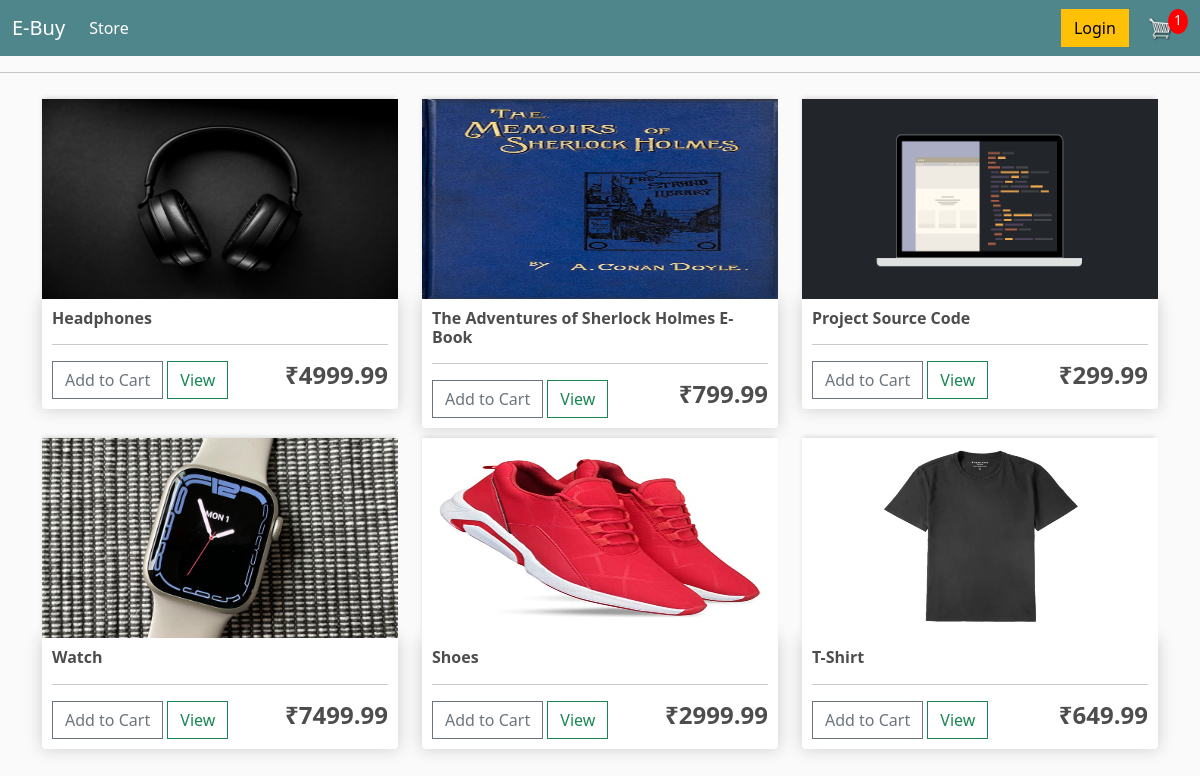
The app's page / (signed in) with its own data.
### store/models.py (models this page shows, shortened)
class Product(models.Model):
	name = models.CharField(max_length=200)
	price = models.FloatField()
	digital = models.BooleanField(default=False,null=True, blank=True)
	image = models.ImageField(null=True, blank=True)
	@property
	def imageURL(self):
		try:
			url = self.image.url
		except:
			url = ''
		return url

### store/views.py (the view)
# urls.py: path('', include('store.urls')),
def store(request):
	if request.user.is_authenticated:
		customer = request.user.customer
		order, created = Order.objects.get_or_create(customer=customer, complete=False)
		items = order.orderitem_set.all()
		cartItems = order.get_cart_items
	else:
		items = []
		order = {'get_cart_total':0, 'get_cart_items':0, 'shipping':False}
		cartItems = order['get_cart_items']
	products = Product.objects.all()
	context = {'products':products, 'cartItems':cartItems}
	return render(request, 'store/store.html', context)

### store/models.py (called while the page is built)
	@property
	def get_cart_items(self):
		orderitems = self.orderitem_set.all()
		total = sum([item.quantity for item in orderitems])
		return total

### store/templates/store/store.html
{% extends 'store/main.html' %}
{% load static %}
{% block content %}
	<div class="row">
		{% for product in products %}
		<div class="col-lg-4">
			<img class="thumbnail" src="{{product.imageURL}}">
			<div class="box-element product">
				<h6><strong>{{product.name}}</strong></h6>
				<hr>
				<button data-product="{{product.id}}" data-action="add" class="btn btn-outline-secondary add-btn update-cart">Add to Cart</button>
				<a class="btn btn-outline-success" href="#">View</a>
				<h4 style="float: right"><strong>₹{{product.price}}</strong></h4>
			</div>
		</div>
		{% endfor %}
	</div>
{% endblock content %}

### static/css/main.css (style rules this page uses)
body { background-color: hsl(0, 0%, 98%); }
h1,h2,h3,h4,h5,h6 { color:hsl(0, 0%, 30%); }
.box-element { box-shadow:hsl(0, 0%, 80%) 0 0 16px; background-color: #fff; border-radius: 4px; padding: 10px; }
.thumbnail { width: 100%; height: 200px; -webkit-box-shadow: -1px -3px 5px -2px rgba(214,214,214,1); -moz-box-shadow: -1px -3px 5px -2px rgba(214,214,214,1); box-shadow: -1px -3px 5px -2px rgba(214,214,214,1); }
.product { border-radius: 0 0 4px 4px; }
.col-lg-4, .col-lg-6, .col-lg-8, .col-lg-12 { margin-top: 10px; }
.btn { border-radius: 0; }

### records on screen
Product: imageURL (picture), name "Headphones", price "4999.99"
Product: imageURL (picture), name "The Adventures of Sherlock Holmes E-Book", price "799.99"
Product: imageURL (picture), name "Project Source Code", price "299.99"
Product: imageURL (picture), name "Watch", price "7499.99"
Product: imageURL (picture), name "Shoes", price "2999.99"
Product: imageURL (picture), name "T-Shirt", price "649.99"

### other values on screen
{{ cartItems }} "1"
